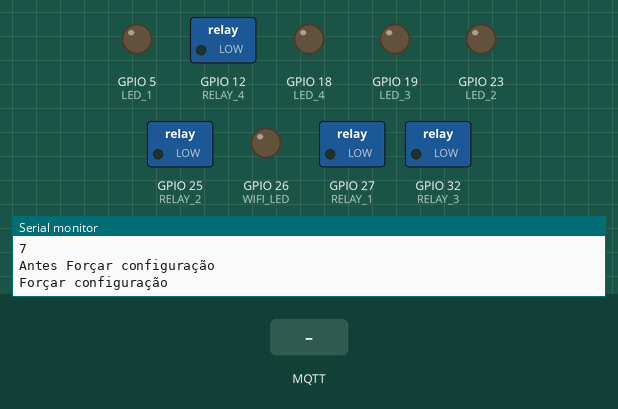
Bench run of a sketch on a simulated ESP32. Parts: switched loads named in the sketch (green lamp = pin HIGH), output pins drawn as LEDs (lit = HIGH), the last lines printed to the serial monitor. The test bench sets the inputs (shaded band). WiFi joins after 1.5 s; servers stay silent unless stated; storage starts empty; random numbers use the default seed unless the sketch sets one; no MQTT or app messages arrive unless stated.

Above: at 0.1 s.
At 1.54 s:
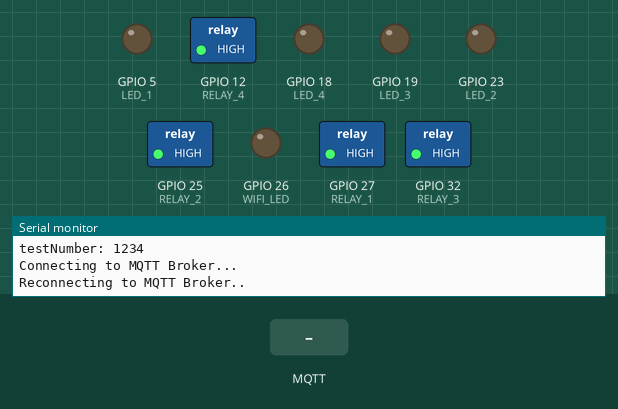
At 2.7 s:
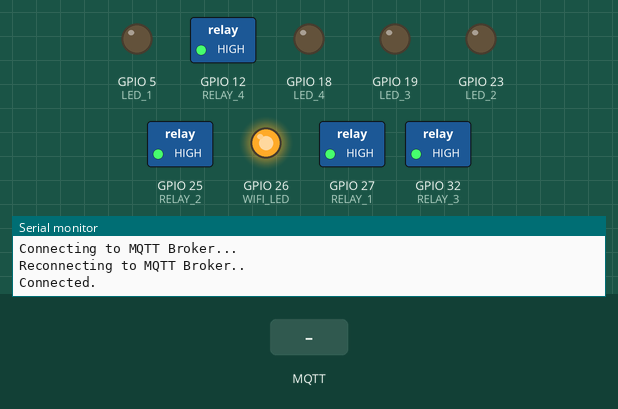
2.8 s: MQTT message "0" arrives on the first subscribed topic
4.3 s: MQTT message "on" arrives on the first subscribed topic
5.8 s: MQTT message "off" arrives on the first subscribed topic
Timing chart, 0 to 8.8 s (numbered marks = the images above; inputs shaded):
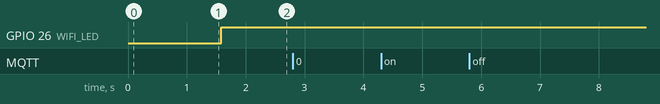

The sketch:

prototipo_bancada.ino
```cpp
#include "connections.h"

void setup() {
  Serial.begin(115200);
  setupWifiManager();
  setupMQTT();
  mqttClient.subscribe("/25/relay");
  setModulePins();
}

void loop() {
  if (!mqttClient.connected()){
    digitalWrite(WIFI_LED, LOW);
    reconnect();
  }
  mqttClient.loop();

}
```

connections.cpp
```cpp
#include "connections.h"
#include "Arduino.h"

// ========== WiFi Manager objects and variables ==============
// JSON configuration file
#define JSON_CONFIG_FILE "/test_config.json"
// Flag for saving data
bool shouldSaveConfig = false;
// Variables to hold data from custom textboxes
char testString[50] = "test value";
int testNumber = 1234;
WiFiManager wm;
WiFiClient wifiClient;
//const char * ssid = "FIESC_IOT";
//const char * password = "C6qnM4ag81";
// ============================================================

// ======== MQTT communication objects and variables ==========
PubSubClient mqttClient(wifiClient);
char *mqttServer = "broker.emqx.io";
int mqttPort = 1883;
const char* mqttUser = "labremoto";
const char* mqttPassword = "labremoto2023";
// =============================================================

void setupMQTT() {
  mqttClient.setServer(mqttServer, mqttPort);
  mqttClient.setCallback(callback);
}

void reconnect() {
  Serial.println("Connecting to MQTT Broker...");
  while (!mqttClient.connected()) {
      Serial.println("Reconnecting to MQTT Broker..");
      String clientId = "ESP32Client-1";
      clientId += String(random(0xffff), HEX);

      if (mqttClient.connect(clientId.c_str())) {
        Serial.println("Connected.");
        digitalWrite(WIFI_LED, HIGH);
        mqttClient.subscribe("/25/relay");
      }

  }
}


void callback(char* topic, byte* payload, unsigned int length) {
  Serial.print("Callback - ");
  Serial.print("Message:");
  String str_payload = "";

  for (int i = 0; i < length; i++) {
    //Serial.print((char)payload[i]);
    str_payload += String((char)payload[i]);
  }
  //String str_payload = String((char*)payload);
  Serial.println(str_payload);
  processData(str_payload);
}

void setRelay(int pin, bool state){
  pinMode(pin, OUTPUT);
  digitalWrite(RELAY_1, LOW);
}


void setModulePins(){
  pinMode(RELAY_1,OUTPUT);
  pinMode(RELAY_2,OUTPUT);
  pinMode(RELAY_3,OUTPUT);
  pinMode(RELAY_4,OUTPUT);
  pinMode(WIFI_LED,OUTPUT);
  pinMode(LED_1,OUTPUT);
  pinMode(LED_2,OUTPUT);
  pinMode(LED_3,OUTPUT);
  pinMode(LED_4,OUTPUT);
  digitalWrite(RELAY_1, HIGH);
  digitalWrite(RELAY_2, HIGH);
  digitalWrite(RELAY_3, HIGH);
  digitalWrite(RELAY_4, HIGH);
  digitalWrite(WIFI_LED, LOW);
  digitalWrite(LED_1, LOW);
  digitalWrite(LED_2, LOW);
  digitalWrite(LED_3, LOW);
  digitalWrite(LED_4, LOW);
}

void processData(String message){
  if(message == String("relay1_on")){
    digitalWrite(RELAY_1, LOW);
    digitalWrite(LED_1, HIGH);
    Serial.println("relay_1_on");
  }else if(message == String("relay2_on")){
    digitalWrite(RELAY_2, LOW);
    digitalWrite(LED_2, HIGH);
    Serial.println("relay_2_on");
  }else if(message == String("relay3_on")){
    digitalWrite(RELAY_3, LOW);
    digitalWrite(LED_3, HIGH);
    Serial.println("relay_3_on");
  }else if(message == String("relay4_on")){
    digitalWrite(RELAY_4, LOW);
    digitalWrite(LED_4, HIGH);
    Serial.println("relay_4_on");
  }else if(message == String("relay1_off")){
    digitalWrite(RELAY_1, HIGH);
    digitalWrite(LED_1, LOW);
    Serial.println("relay_1_off");
  }else if(message == String("relay2_off")){
    digitalWrite(RELAY_2, HIGH);
    digitalWrite(LED_2, LOW);
    Serial.println("relay_2_off");
  }else if(message == String("relay3_off")){
    digitalWrite(RELAY_3, HIGH);
    digitalWrite(LED_3, LOW);
    Serial.println("relay_3_off");
  }else if(message == String("relay4_off")){
    digitalWrite(RELAY_4, HIGH);
    digitalWrite(LED_4, LOW);
    Serial.println("relay_4_off");
  }
}

void saveConfigFile(){
  Serial.println(F("Saving configuration..."));

  // Create a JSON document
  StaticJsonDocument<512> json;
  json["testString"] = testString;
  json["testNumber"] = testNumber;

  // Open config file
  File configFile = SPIFFS.open(JSON_CONFIG_FILE, "w");
  if (!configFile)
  {
    // Error, file did not open
    Serial.println("failed to open config file for writing");
  }

  // Serialize JSON data to write to file
  serializeJsonPretty(json, Serial);
  if (serializeJson(json, configFile) == 0)
  {
    // Error writing file
    Serial.println(F("Failed to write to file"));
  }
  // Close file
  configFile.close();
}

bool loadConfigFile(){
  // Uncomment if we need to format filesystem
  //SPIFFS.format();

  // Read configuration from FS json
  Serial.println("Mounting File System...");

  // May need to make it begin(true) first time you are using SPIFFS
  if (SPIFFS.begin(false) || SPIFFS.begin(true))
  {
    Serial.println("mounted file system");
    if (SPIFFS.exists(JSON_CONFIG_FILE))
    {
      // The file exists, reading and loading
      Serial.println("reading config file");
      File configFile = SPIFFS.open(JSON_CONFIG_FILE, "r");
      if (configFile)
      {
        Serial.println("Opened configuration file");
        StaticJsonDocument<512> json;
        DeserializationError error = deserializeJson(json, configFile);
        serializeJsonPretty(json, Serial);
        if (!error)
        {
          Serial.println("Parsing JSON");

          strcpy(testString, json["testString"]);
          testNumber = json["testNumber"].as<int>();

          return true;
        }
        else
        {
          // Error loading JSON data
          Serial.println("Failed to load json config");
        }
      }
    }
  }
  else
  {
    // Error mounting file system
    Serial.println("Failed to mount FS");
  }

  return false;
}

void saveConfigCallback(){
  Serial.println("Should save config");
  shouldSaveConfig = true;
}

void configModeCallback(WiFiManager *myWiFiManager){
  Serial.println("Entered Configuration Mode");

  Serial.print("Config SSID: ");
  Serial.println(myWiFiManager->getConfigPortalSSID());

  Serial.print("Config IP Address: ");
  Serial.println(WiFi.softAPIP());
}

void setupWifiManager(){
  // Change to true when testing to force configuration every time we run
  bool forceConfig = false;

  bool spiffsSetup = loadConfigFile();
  if (!spiffsSetup)
  {
    Serial.println(F("Forcing config mode as there is no saved config"));
    forceConfig = true;
  }

  // Explicitly set WiFi mode
  WiFi.mode(WIFI_STA);
  //WiFi.begin(ssid,password);
  Serial.println("1");

  // Reset settings (only for development)
  wm.resetSettings();
  Serial.println("2");

  // Set config save notify callback
  wm.setSaveConfigCallback(saveConfigCallback);
  Serial.println("3");

  // Set callback that gets called when connecting to previous WiFi fails, and enters Access Point mode
  wm.setAPCallback(configModeCallback);
  Serial.println("4");

  // Custom elements
  // Text box (String) - 50 characters maximum
  WiFiManagerParameter custom_text_box("key_text", "Enter your string here", testString, 50);
  Serial.println("5");
  // Need to convert numerical input to string to display the default value.
  char convertedValue[6];
  sprintf(convertedValue, "%d", testNumber);
  Serial.println("6");

  // Text box (Number) - 7 characters maximum
  WiFiManagerParameter custom_text_box_num("key_num", "Enter your number here", convertedValue, 7);
  Serial.println("7");

  // Add all defined parameters
  wm.addParameter(&custom_text_box);
  wm.addParameter(&custom_text_box_num);
  Serial.println("Antes Forçar configuração");
  if (forceConfig)
    // Run if we need a configuration
  {
    Serial.println("Forçar configuração");
    if (!wm.startConfigPortal("NEWTEST_AP", "password"))
    {
      Serial.println("failed to connect and hit timeout");
      delay(3000);
      //reset and try again, or maybe put it to deep sleep
      ESP.restart();
      delay(5000);
    }
  }
  else
  {
    Serial.println("Else Forçar configuração");
    if (!wm.autoConnect("NEWTEST_AP", "password"))
    {
      Serial.println("failed to connect and hit timeout");
      delay(3000);
      // if we still have not connected restart and try all over again
      ESP.restart();
      delay(5000);
    }
  }

  // If we get here, we are connected to the WiFi

  Serial.println("");
  Serial.println("WiFi connected");
  Serial.print("IP address: ");
  Serial.println(WiFi.localIP());

  // Lets deal with the user config values

  // Copy the string value
  strncpy(testString, custom_text_box.getValue(), sizeof(testString));
  Serial.print("testString: ");
  Serial.println(testString);

  //Convert the number value
  testNumber = atoi(custom_text_box_num.getValue());
  Serial.print("testNumber: ");
  Serial.println(testNumber);


  // Save the custom parameters to FS
  if (shouldSaveConfig)
  {
    saveConfigFile();
  }
}
```

connections.h
```cpp
#ifndef connections_h
#define connections_h

#include <Arduino.h>
#include <WiFi.h>
#include <PubSubClient.h>
#define ESP_DRD_USE_SPIFFS true
#include <FS.h> // File System Library
#include <SPIFFS.h> // SPI Flash Syetem Library
#include <WiFiManager.h> // WiFiManager Library
#include <ArduinoJson.h> // Arduino JSON library

extern WiFiManager wm;
extern WiFiClient wifiClient;
extern PubSubClient mqttClient;
extern char *mqttServer;
extern int mqttPort;
extern const char* mqttUser;
extern const char* mqttPassword;
#define RELAY_1 27
#define RELAY_2 25
#define RELAY_3 32
#define RELAY_4 12
#define WIFI_LED 26
#define LED_1 5//18
#define LED_2 23//19
#define LED_3 19//23
#define LED_4 18//5

// =================== Prototyped Functions ====================
void setupMQTT();
void reconnect();
void callback(char* topic, byte* payload, unsigned int length);
void saveConfigFile();
bool loadConfigFile();
void saveConfigCallback();
void configModeCallback(WiFiManager *myWiFiManager);
void setupWifiManager();
void setModulePins();
void setRelay(int pin, bool state);
void processData(String message);


// =============================================================

#endif
```
